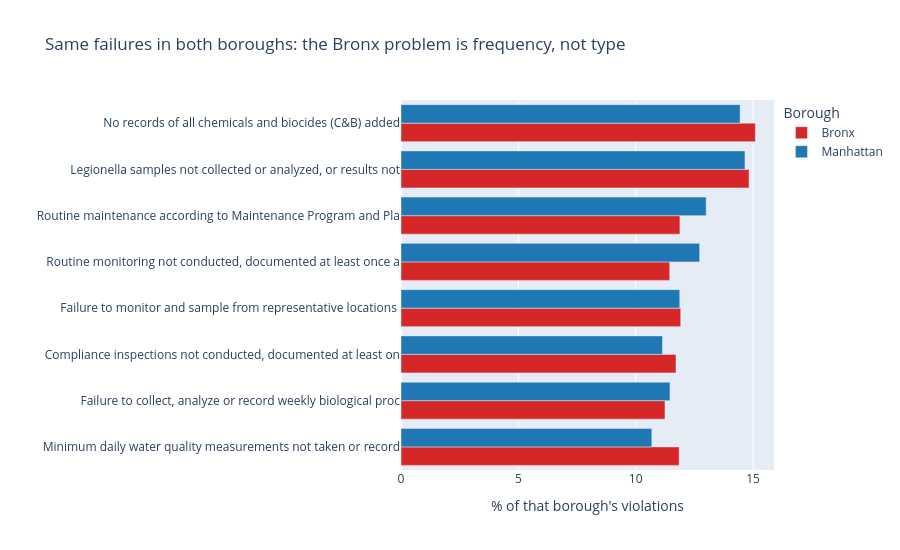

Notebook code for this chart:
### Markdown cell above
## 5. Violation mix
Are the boroughs failing in different ways, or the same ways?

### Code cell
viol = df[df["has_violation"]].copy()
viol["short"] = viol["Violation_Text"].str.slice(0, 60)
top_codes = viol["Violation_Code"].value_counts().head(8).index
mix = (
    viol[viol["Violation_Code"].isin(top_codes)]
    .groupby("Borough")["short"].value_counts(normalize=True)
    .mul(100).rename("pct").reset_index()
)
fig4 = px.bar(
    mix, y="short", x="pct", color="Borough", barmode="group", orientation="h",
    color_discrete_map=COLORS,
    labels={"pct": "% of that borough's violations", "short": ""},
    title="Same failures in both boroughs: the Bronx problem is frequency, not type",
)
fig4.update_layout(height=550, yaxis={"categoryorder": "total ascending"})
fig4.write_html("charts/4_mix.html")
fig4.show()

### Figure 1 — Plotly figure (JSON) as saved in the notebook; plotly's stock layout.template omitted (floating-point values rounded to 4 significant figures)
{"data": [{"alignmentgroup": "True", "hovertemplate": "Borough=Bronx<br>% of that borough's violations=%{x}<br>=%{y}<extra></extra>", "legendgroup": "Bronx", "marker": {"color": "#d62728", "pattern": {"shape": ""}}, "name": "Bronx", "offsetgroup": "Bronx", "orientation": "h", "showlegend": true, "textposition": "auto", "type": "bar", "x": [15.1, 14.83, 11.92, 11.88, 11.85, 11.72, 11.45, 11.25], "xaxis": "x", "y": ["No records of all chemicals and biocides (C&B) added", "Legionella samples not collected or analyzed, or results not", "Failure to monitor and sample from representative locations ", "Routine maintenance according to Maintenance Program and Pla", "Minimum daily water quality measurements not taken or record", "Compliance inspections not conducted, documented at least on", "Routine monitoring not conducted, documented at least once a", "Failure to collect, analyze or record weekly biological proc"], "yaxis": "y"}, {"alignmentgroup": "True", "hovertemplate": "Borough=Manhattan<br>% of that borough's violations=%{x}<br>=%{y}<extra></extra>", "legendgroup": "Manhattan", "marker": {"color": "#1f77b4", "pattern": {"shape": ""}}, "name": "Manhattan", "offsetgroup": "Manhattan", "orientation": "h", "showlegend": true, "textposition": "auto", "type": "bar", "x": [14.66, 14.45, 13.0, 12.73, 11.88, 11.46, 11.14, 10.69], "xaxis": "x", "y": ["Legionella samples not collected or analyzed, or results not", "No records of all chemicals and biocides (C&B) added", "Routine maintenance according to Maintenance Program and Pla", "Routine monitoring not conducted, documented at least once a", "Failure to monitor and sample from representative locations ", "Failure to collect, analyze or record weekly biological proc", "Compliance inspections not conducted, documented at least on", "Minimum daily water quality measurements not taken or record"], "yaxis": "y"}], "layout": {"barmode": "group", "height": 550, "legend": {"title": {"text": "Borough"}, "tracegroupgap": 0}, "title": {"text": "Same failures in both boroughs: the Bronx problem is frequency, not type"}, "xaxis": {"anchor": "y", "domain": [0, 1], "title": {"text": "% of that borough's violations"}}, "yaxis": {"anchor": "x", "categoryorder": "total ascending", "domain": [0, 1], "title": {"text": ""}}}}
